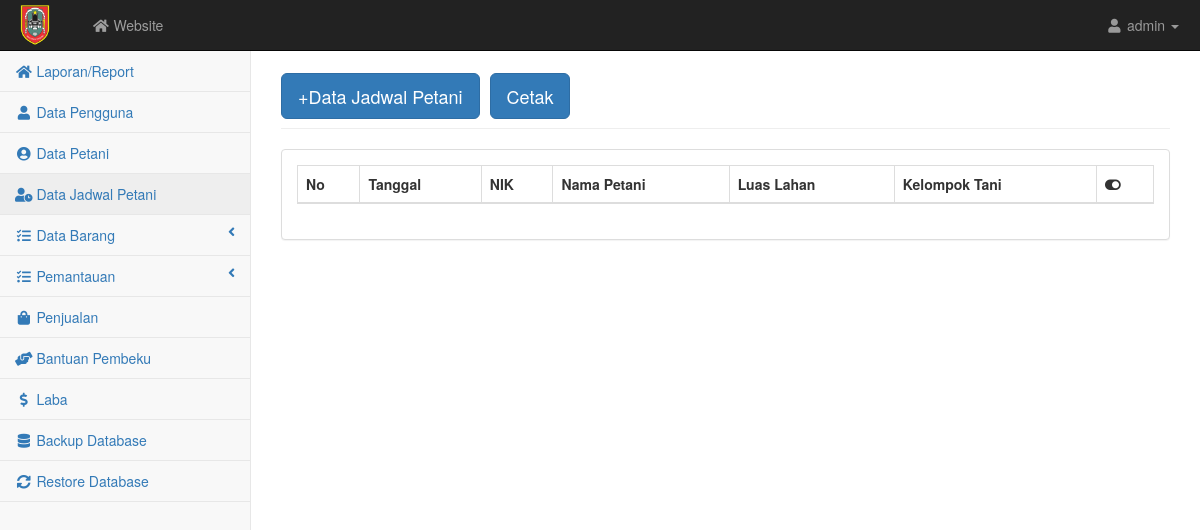
The page /admin/jadwal.php on the database as committed earlier.
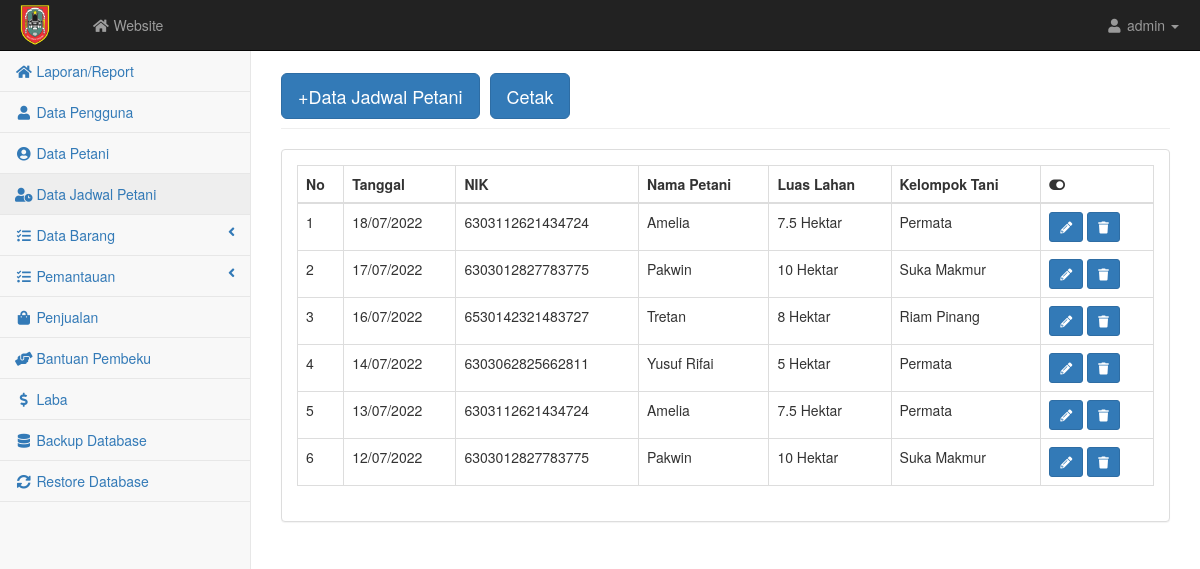
The same page on the database as committed later.
### tables this page shows
CREATE TABLE `jadwal` (
  `idjadwal` int(5) NOT NULL,
  `id` int(5) NOT NULL,
  `tgl` date NOT NULL
);

CREATE TABLE `user` (
  `id` int(5) NOT NULL,
  `nama` varchar(100) NOT NULL,
  `username` varchar(10) NOT NULL,
  `password` varchar(10) NOT NULL,
  `nik` varchar(30) NOT NULL,
  `telp` varchar(15) NOT NULL,
  `alamat` text NOT NULL,
  `level` varchar(30) NOT NULL,
  `luaslahan` varchar(50) NOT NULL,
  `kelompok` varchar(50) NOT NULL,
  `file1` text NOT NULL,
  `file2` text NOT NULL,
  `file3` text NOT NULL,
  `status` varchar(50) NOT NULL
);

### admin/jadwal.php (the view, shortened to what this page needs)
<?php require('atas.php'); ?>
<div id="page-wrapper">
    <div class="container-fluid">
        <div class="row">
            <div class="col-lg-12">
                <h1 class="page-header"><button class="btn btn-primary btn-lg"><a href="jadwal_input.php" style="color: white; text-decoration: none">+Data Jadwal Petani</a></button>
                <button type="button" class="btn btn-primary btn-lg" data-toggle="modal" data-target="#jadwal"> Cetak </button></h1>
            </div>
        </div>
        <div class="row">
            <div class="col-lg-12">
                <div class="panel panel-default">
                    <div class="panel-body">
                        <div class="table-responsive">
                            <table class="table table-bordered table-hover" id="dataTables-example">
                                <thead class="success">
                                    <tr>
                                        <th>No</th>
                                        <th>Tanggal</th>
                                        <th>NIK</th>
                                        <th>Nama Petani</th>
                                        <th>Luas Lahan</th>
                                        <th>Kelompok Tani</th>
                                        <th><i class="fa fa-toggle-on"></i></th>
                                    </tr>
                                </thead>
                                <tbody>
                                    <?php $no=1; $query = mysqli_query($kon, "SELECT * FROM jadwal INNER JOIN user ON jadwal.id = user.id ORDER BY tgl DESC");
                                        while($data = mysqli_fetch_array($query)){ ?>
                                            <tr class="odd gradeX">
                                                    <td><?= $no++; ?></td>
                                                    <td><?= date('d/m/Y',strtotime($data['tgl'])) ?></td>
                                                    <td><?= $data['nik'] ?></td>
                                                    <td><?= $data['nama'] ?></td>
                                                    <td><?= $data['luaslahan'] ?></td>
                                                    <td><?= $data['kelompok'] ?></td>
                                                    <td>
                                                    <a href="jadwal_edit.php?idjadwal=<?php echo $data['idjadwal']; ?>" class="btn btn-primary btn-sm"><i class="fa fa-pencil-alt"></i></a>
                                                    <button class="btn btn-primary btn-sm" type="button" onclick="return confirm('Yakin ingin Menghapus?');"><a href="delete.php?idjadwal=<?php echo $data['idjadwal'] ?>" style="color: white;"><i class="fa fa-trash"></i></a></button>
                                                    </td>
                                                </tr>
                                        <?php } ?>
                                </tbody>
                            </table>
                        </div>
                    </div>
                </div>
            </div>
        </div>
    </div>
</div>
    </div>
<?php require('bawah.php') ?>

### admin/atas.php (shortened to what this page needs)
<!DOCTYPE html>
<html lang="en">
    <head>
        <link href="css/bootstrap.min.css" rel="stylesheet">
        <link href="css/dataTables/dataTables.bootstrap.css" rel="stylesheet">
        <link href="css/dataTables/dataTables.responsive.css" rel="stylesheet">
        <link href="css/metisMenu.min.css" rel="stylesheet">
        <link href="css/timeline.css" rel="stylesheet">
        <link href="css/startmin.css" rel="stylesheet">
        <link href="css/morris.css" rel="stylesheet">
        <link rel="stylesheet" href="../css/fontawesome-free/css/all.min.css">
    </head>
    <body>
        <div id="wrapper">
            <nav class="navbar navbar-inverse navbar-fixed-top" role="navigation">
                <div class="navbar-header">
                    <a class="navbar-brand" href="#"><img src="../images/logo.png" style="width: 40px; position: relative; bottom: 10px; float: left; margin-right: 7px;"></a>
                </div>
                <ul class="nav navbar-nav navbar-left navbar-top-links">
                    <li><a href="../index.php" target="_blank"><i class="fa fa-home fa-fw"></i> Website</a></li>
                </ul>
                <ul class="nav navbar-right navbar-top-links">
                    <li class="dropdown">
                        <a class="dropdown-toggle" data-toggle="dropdown" href="#">
                            <i class="fa fa-user fa-fw"></i> admin <b class="caret"></b>
                        </a>
                    </li>
                </ul>
<div class="navbar-default sidebar" role="navigation">
    <div class="sidebar-nav navbar-collapse">
        <ul class="nav" id="side-menu">
            <li>
                <a href="index.php"><i class="fa fa-home fa-fw"></i> Laporan/Report</a>
            </li>
            <li>
                <a href="user.php"><i class="fa fa-user fa-fw"></i> Data Pengguna</a>
            </li>
            <li>
                <a href="petani.php"><i class="fa fa-user-circle fa-fw"></i> Data Petani</a>
            </li>
            <li>
                <a href="jadwal.php"><i class="fa fa-user-clock fa-fw"></i> Data Jadwal Petani</a>
            </li>
            <li>
                <a href="#"><i class="fa fa-tasks fa-fw"></i> Data Barang<span class="fa arrow"></span></a>
            </li>
            <li>
                <a href="#"><i class="fa fa-tasks fa-fw"></i> Pemantauan<span class="fa arrow"></span></a>
            </li>
            <li>
                <a href="transaksi.php"><i class="fa fa-shopping-bag fa-fw"></i> Penjualan</a>
            </li>
            <li>
                <a href="pembeku.php"><i class="fa fa-hands-helping fa-fw"></i> Bantuan Pembeku</a>
            </li>
            <li>
                <a href="pendapatan2.php"><i class="fa fa-dollar-sign fa-fw"></i> Laba</a>
            </li>
            <li>
                <a href="data_backup.php" onclick="return confirm('Yakin ingin Backup?');"><i class="fa fa-database fa-fw"></i> Backup Database</a>
            </li>
            <li>
                <a href="data_restore.php"><i class="fa fa-sync-alt fa-fw"></i> Restore Database</a>
            </li>
        </ul>
    </div>
</div>
</nav>

### admin/bawah.php (shortened to what this page needs)
</body>
</html>

### admin/css/startmin.css (style rules this page uses)
body { background-color: #f8f8f8; }
#wrapper { width: 100%; }
#page-wrapper { padding-top: 30px; min-height: 568px; background-color: #fff; }
@media (min-width:768px) { #page-wrapper { position: inherit; margin-left: 250px; padding: 30px 15px 0 15px; border-left: 1px solid #e7e7e7; } }
.navbar-header { float: left; }
.navbar-left { float: left; }
.navbar-right { text-align: right; }
.navbar-top-links { margin: 0; }
.navbar-top-links li { display: inline-block; }
.navbar-top-links li:last-child { margin-right: 6px; }
.navbar-top-links li a { padding: 15px; min-height: 50px; }
.navbar-top-links>li>a { color: #999; }
.sidebar .sidebar-nav.navbar-collapse { padding-right: 0; padding-left: 0; }
.sidebar ul li { border-bottom: 1px solid #e7e7e7; }
.sidebar ul li a.active { background-color: #eee; }
.sidebar .arrow { float: right; }
.sidebar .fa.arrow:before { content: "\f104"; }
@media (min-width:768px) { .sidebar { z-index: 1; position: absolute; width: 250px; margin-top: 51px; } }

Rows that differ between the two databases and show on the page:
added jadwal: tgl "18/07/2022", id.nik "6303112621434724", id.nama "Amelia", id.luaslahan "7.5 Hektar", id.kelompok "Permata"
added jadwal: tgl "17/07/2022", id.nik "6303012827783775", id.nama "Pakwin", id.luaslahan "10 Hektar", id.kelompok "Suka Makmur"
added jadwal: tgl "16/07/2022", id.nik "6530142321483727", id.nama "Tretan", id.luaslahan "8 Hektar", id.kelompok "Riam Pinang"
added jadwal: tgl "14/07/2022", id.nik "6303062825662811", id.nama "Yusuf Rifai", id.luaslahan "5 Hektar", id.kelompok "Permata"
added jadwal: tgl "13/07/2022", id.nik "6303112621434724", id.nama "Amelia", id.luaslahan "7.5 Hektar", id.kelompok "Permata"
added jadwal: tgl "12/07/2022", id.nik "6303012827783775", id.nama "Pakwin", id.luaslahan "10 Hektar", id.kelompok "Suka Makmur"
